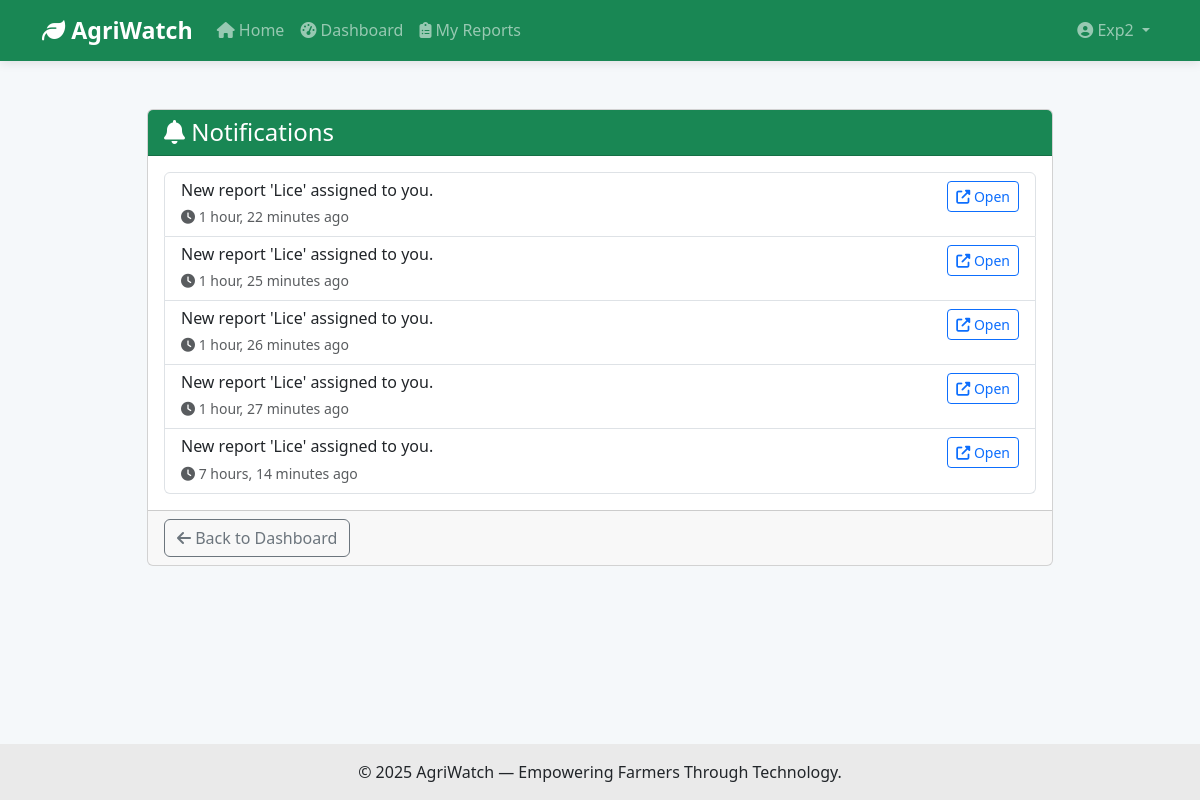
The page /accounts/notifications/ (signed in) on the database its author committed.
### accounts/models.py (models this page shows, shortened)
class User(AbstractUser):
    USER_TYPE_CHOICES = (
        ('farmer', 'Farmer'),
        ('expert', 'Expert'),
    )
    user_type = models.CharField(max_length=10, choices=USER_TYPE_CHOICES)
    profile_image = CloudinaryField('image', blank=True, null=True)
    bio = models.TextField(max_length=500, null=True, blank=True)
    specialties = models.CharField(max_length=250, null=True, blank=True,
                                   help_text='Comma separated list of specialties')
    credentials = models.TextField(null=True, blank=True, help_text='Qualifications and credentials')
    available = models.BooleanField(default=True, help_text='Is the expert currently available?')
    avg_rating = models.DecimalField(max_digits=3, decimal_places=2, default=0.00)
    rating_count = models.IntegerField(default=0)
    @property
    def unread_notifications_count(self):
        try:
            return self.notifications.filter(unread=True).count()
        except Exception:
            return 0

class Notification(models.Model):
    recipient = models.ForeignKey(settings.AUTH_USER_MODEL, on_delete=models.CASCADE, related_name='notifications')
    actor = models.ForeignKey(settings.AUTH_USER_MODEL, on_delete=models.SET_NULL, null=True, blank=True, related_name='+')
    verb = models.CharField(max_length=255)
    target_report = models.ForeignKey('farmcare.Report', null=True, blank=True, on_delete=models.SET_NULL)  # Changed to SET_NULL
    url = models.CharField(max_length=255, null=True, blank=True)
    unread = models.BooleanField(default=True)
    created_at = models.DateTimeField(auto_now_add=True)
    class Meta:
        ordering = ['-created_at']

### accounts/views.py (the view)
# urls.py: path('notifications/', views.notifications_view, name='notifications'),
@login_required
def notifications_view(request):
    Notification.objects.filter(
        recipient=request.user,
        unread=True
    ).update(unread=False)
    notifications = Notification.objects.filter(
        recipient=request.user
    ).order_by('-created_at')
    return render(request, "accounts/notifications.html", {"notifications": notifications})

### templates/accounts/notifications.html (shortened to what this page needs)
{% extends 'base.html' %}
{% block content %}
<div class="container py-4">
    <div class="row">
        <div class="col-md-10 mx-auto">
            <div class="card">
                <div class="card-header bg-success text-white">
                    <h4 class="mb-0"><i class="fas fa-bell"></i> Notifications</h4>
                </div>
                <div class="card-body">
                    {% if notifications %}
                        <div class="list-group">
                            {% for notification in notifications %}
                            <div class="list-group-item list-group-item-action {% if notification.unread %}list-group-item-warning{% endif %}">
                                <div class="d-flex w-100 justify-content-between">
                                    <div class="flex-grow-1">
                                        <h6 class="mb-1">{{ notification.verb }}</h6>
                                        <small class="text-muted">
                                            <i class="fas fa-clock"></i> {{ notification.created_at|timesince }} ago
                                        </small>
                                    </div>
                                    <div class="text-end">
                                        {% if notification.url %}
                                            <a href="{{ notification.url }}" class="btn btn-sm btn-outline-primary">
                                                <i class="fas fa-external-link-alt"></i> Open
                                            </a>
                                        {% endif %}
                                    </div>
                                </div>
                            </div>
                            {% endfor %}
                        </div>
                    {% else %}
                        <div class="text-center py-5">
                            <i class="fas fa-bell-slash fa-3x text-muted mb-3"></i>
                            <h5>No notifications</h5>
                            <p class="text-muted">You don't have any notifications yet.</p>
                        </div>
                    {% endif %}
                </div>
                <div class="card-footer">
                    <a href="{% url 'farmcare:dashboard' %}" class="btn btn-outline-secondary">
                        <i class="fas fa-arrow-left"></i> Back to Dashboard
                    </a>
                </div>
            </div>
        </div>
    </div>
</div>
{% endblock %}

### templates/base.html (shortened to what this page needs)
<!DOCTYPE html>
<html lang="en">
<head>
    <link href="https://cdn.jsdelivr.net/npm/bootstrap@5.3.0/dist/css/bootstrap.min.css" rel="stylesheet">
    <link rel="stylesheet" href="https://cdnjs.cloudflare.com/ajax/libs/font-awesome/6.4.0/css/all.min.css">
</head>
<body>
    <nav class="navbar navbar-expand-lg navbar-dark bg-success sticky-top">
        <div class="container">
            <a class="navbar-brand" href="{% url 'home' %}">
                <i class="fas fa-leaf"></i> AgriWatch
            </a>
            <div class="collapse navbar-collapse" id="navbarNav">
                <ul class="navbar-nav me-auto">
                    {% if user.is_authenticated %}
                        <li class="nav-item">
                            <a class="nav-link" href="{% url 'home' %}">
                                <i class="fas fa-home"></i> Home
                            </a>
                        </li>
                        <li class="nav-item">
                            <a class="nav-link" href="{% if user.user_type == 'expert' %}{% url 'farmcare:expert_dashboard' %}{% else %}{% url 'farmcare:dashboard' %}{% endif %}">
                                <i class="fas fa-tachometer-alt"></i> Dashboard
                            </a>
                        </li>
                        <li class="nav-item">
                            <a class="nav-link" href="{% url 'farmcare:reports' %}">
                                <i class="fas fa-clipboard-list"></i> My Reports
                            </a>
                        </li>
                    {% endif %}
                </ul>
                <ul class="navbar-nav">
                    {% if user.is_authenticated %}
                        <li class="nav-item dropdown">
                            <a class="nav-link dropdown-toggle" href="#" id="navbarDropdown" role="button"
                               data-bs-toggle="dropdown" aria-expanded="false">
                                <i class="fas fa-user-circle"></i> {{ user.username }}
                            </a>
                        </li>
                    {% endif %}
                </ul>
            </div>
        </div>
    </nav>
    <div class="content">
        <div class="container mt-4">
            {% block content %}{% endblock %}
        </div>
    </div>
    <footer class="py-3 text-center">
        <p class="mb-0">&copy; 2025 AgriWatch — Empowering Farmers Through Technology.</p>
    </footer>
</body>
</html>

### templates/base.html (style rules this page uses)
body { margin: 0; padding: 0; min-height: 100vh; display: flex; flex-direction: column; background-color: #f5f8fa; }
.content { flex: 1; }
.navbar-brand { font-weight: bold; font-size: 1.45rem; }
footer { background: #eaeaea; }
.navbar { transition: all 0.3s ease-in-out; box-shadow: 0 2px 10px rgba(0, 0, 0, 0.1); }

### rows shown on the page
User: username "Exp2"
Notification: verb "New report 'Lice' assigned to you.", created_at "1 hour, 22 minutes"
Notification: verb "New report 'Lice' assigned to you.", created_at "1 hour, 25 minutes"
Notification: verb "New report 'Lice' assigned to you.", created_at "1 hour, 26 minutes"
Notification: verb "New report 'Lice' assigned to you.", created_at "1 hour, 27 minutes"
Notification: verb "New report 'Lice' assigned to you.", created_at "7 hours, 14 minutes"
